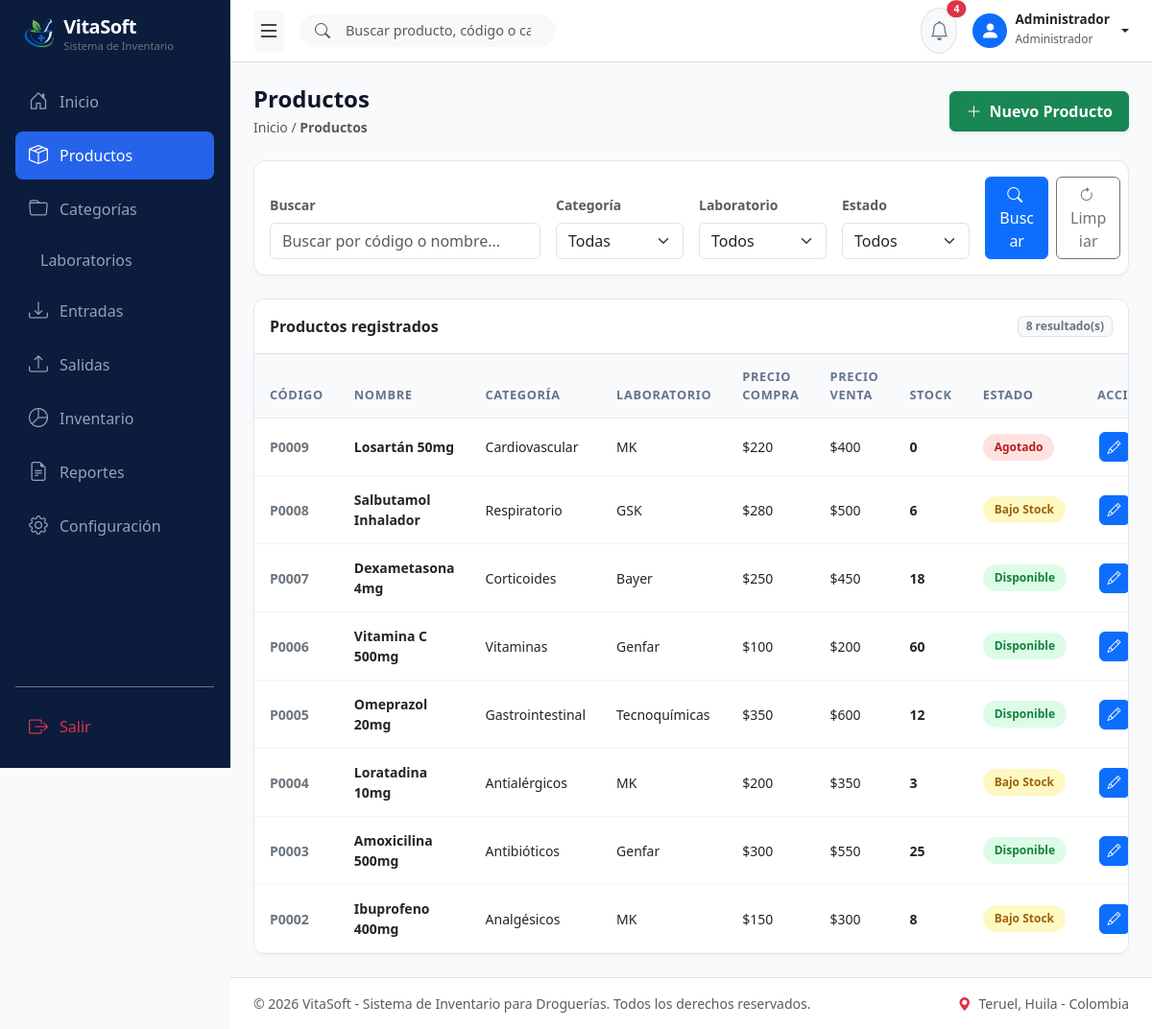
The app's page /productos.php (signed in) with its own data.
### tables this page shows
CREATE TABLE `productos` (
  `id` int NOT NULL,
  `codigo` varchar(50) NOT NULL,
  `nombre` varchar(180) NOT NULL,
  `categoria_id` int NOT NULL,
  `laboratorio_id` int NOT NULL,
  `precio_compra` decimal(12,2) NOT NULL DEFAULT '0.00',
  `precio_venta` decimal(12,2) NOT NULL DEFAULT '0.00',
  `stock` int NOT NULL DEFAULT '0',
  `stock_minimo` int NOT NULL DEFAULT '10',
  `unidad_medida` varchar(40) DEFAULT 'Unidad',
  `descripcion` varchar(255) DEFAULT NULL,
  `estado` enum('Activo','Inactivo') DEFAULT 'Activo',
  `fecha_registro` datetime DEFAULT CURRENT_TIMESTAMP
);

CREATE TABLE `categorias` (
  `id` int NOT NULL,
  `nombre` varchar(100) NOT NULL,
  `descripcion` varchar(255) DEFAULT NULL,
  `estado` enum('Activo','Inactivo') NOT NULL DEFAULT 'Activo',
  `fecha_creacion` datetime DEFAULT CURRENT_TIMESTAMP
);

CREATE TABLE `laboratorios` (
  `id` int NOT NULL,
  `nombre` varchar(120) NOT NULL,
  `descripcion` varchar(255) DEFAULT NULL,
  `logo` varchar(255) DEFAULT NULL,
  `pais` varchar(80) DEFAULT NULL,
  `estado` enum('Activo','Inactivo') NOT NULL DEFAULT 'Activo',
  `fecha_creacion` datetime DEFAULT CURRENT_TIMESTAMP
);

### productos.php (the view, shortened to what this page needs)
<?php
require "config/conexion.php";
$buscar = isset($_GET["buscar"]) ? trim($_GET["buscar"]) : "";
$sql = "
    SELECT p.*, c.nombre AS categoria, l.nombre AS laboratorio
    FROM productos p
    INNER JOIN categorias c ON c.id = p.categoria_id
    INNER JOIN laboratorios l ON l.id = p.laboratorio_id
    WHERE 1 = 1
";
$sql .= " ORDER BY p.id DESC";
$stmtProductos = $conexion->prepare($sql);
$stmtProductos->execute();
$rows = $stmtProductos->get_result();
$notificaciones = array();
$consultaNotificaciones = $conexion->query(
    "SELECT id, codigo, nombre, stock, stock_minimo FROM productos WHERE estado = 'Activo' AND stock <= stock_minimo ORDER BY stock ASC, nombre ASC LIMIT 10"
);
while ($n = $consultaNotificaciones->fetch_assoc()) {
    $notificaciones[] = $n;
}
$totalNotificaciones = count($notificaciones);
?><!DOCTYPE html>
<html lang="es">
<head>
  <link href="https://cdn.jsdelivr.net/npm/bootstrap@5.3.0/dist/css/bootstrap.min.css" rel="stylesheet">
  <link rel="stylesheet" href="https://cdn.jsdelivr.net/npm/bootstrap-icons@1.11.0/font/bootstrap-icons.css">
</head>
<body>
  <aside class="sidebar p-3 d-flex flex-column" id="sidebar">
    <div class="d-flex align-items-center mb-4 ps-2 gap-2">
      <img src="img/logo.png" alt="VitaSoft Logo" style="height: 38px; width: auto; object-fit: contain;">
      <div>
        <h5 class="fw-bold mb-0 text-white" style="letter-spacing: -0.5px;">VitaSoft</h5>
        <small class="text-secondary d-block" style="font-size: 0.7rem;">Sistema de Inventario</small>
      </div>
    </div>
    <nav class="nav flex-column gap-1">
      <a class="nav-link" href="inicio.php"><i class="bi bi-house-door fs-5"></i> Inicio</a>
      <a class="nav-link active" href="productos.php"><i class="bi bi-box-seam fs-5"></i> Productos</a>
      <a class="nav-link" href="categorias.php"><i class="bi bi-folder fs-5"></i> Categorías</a>
      <a class="nav-link" href="laboratorios.php"><i class="bi bi-flask fs-5"></i> Laboratorios</a>
      <a class="nav-link" href="entradas.php"><i class="bi bi-download fs-5"></i> Entradas</a>
      <a class="nav-link" href="salidas.php"><i class="bi bi-upload fs-5"></i> Salidas</a>
      <a class="nav-link" href="inventario.php"><i class="bi bi-pie-chart fs-5"></i> Inventario</a>
      <a class="nav-link" href="reportes.php"><i class="bi bi-file-earmark-text fs-5"></i> Reportes</a>
      <a class="nav-link" href="configuracion.php"><i class="bi bi-gear fs-5"></i> Configuración</a>
    </nav>
    <div class="mt-auto pt-3 border-top border-secondary">
      <a class="nav-link text-danger" href="logout.php"><i class="bi bi-box-arrow-right fs-5"></i> Salir</a>
    </div>
  </aside>
  <div class="main-wrapper">
    <header class="bg-white border-bottom px-4 py-2 d-flex align-items-center justify-content-between sticky-top">
      <div class="d-flex align-items-center gap-3">
        <button class="btn btn-light border-0 shadow-none p-1 fs-4" id="btnToggleSidebar" type="button" title="Ocultar/Mostrar menú">
          <i class="bi bi-list"></i>
        </button>
        <form class="d-flex position-relative flex-grow-1 my-1" style="max-width: 420px;" action="productos.php" method="GET">
          <input class="form-control bg-light border-0 ps-5 rounded-pill" style="font-size: 0.9rem;" type="search" name="buscar" value="<?= htmlspecialchars($buscar) ?>" placeholder="Buscar producto, código o categoría...">
          <i class="bi bi-search position-absolute top-50 start-0 translate-middle-y ms-3 text-muted"></i>
        </form>
      </div>
      <div class="d-flex align-items-center gap-3">
        <div class="dropdown">
          <button class="btn btn-light position-relative rounded-circle p-2 border" type="button" data-bs-toggle="dropdown" aria-expanded="false">
            <i class="bi bi-bell fs-5 text-secondary"></i>
            <?php if ($totalNotificaciones > 0): ?>
              <span class="position-absolute top-0 start-100 translate-middle badge rounded-pill bg-danger" style="font-size: 0.65rem;">
                <?= $totalNotificaciones ?>
              </span>
            <?php endif; ?>
          </button>
        </div>
        <div class="dropdown">
          <a class="d-flex align-items-center text-decoration-none dropdown-toggle text-dark gap-2" href="#" role="button" data-bs-toggle="dropdown">
            <div class="bg-primary text-white rounded-circle d-flex align-items-center justify-content-center" style="width: 36px; height: 36px;">
              <i class="bi bi-person-fill fs-5"></i>
            </div>
            <div class="text-start d-none d-sm-block">
              <span class="fw-bold d-block lh-1" style="font-size: 0.85rem;"><?= htmlspecialchars($_SESSION["usuario_nombre"] ?? 'Administrador') ?></span>
              <small class="text-muted" style="font-size: 0.75rem;">Administrador</small>
            </div>
          </a>
        </div>
      </div>
    </header>
    <main class="p-4">
      <div class="d-flex justify-content-between align-items-center mb-4">
          <div>
              <h4 class="fw-bold mb-1" style="color: #0f172a;">Productos</h4>
              <div class="text-muted small">Inicio / <strong>Productos</strong></div>
          </div>
          <button type="button" class="btn btn-success px-3 py-2 fw-semibold shadow-sm" data-bs-toggle="modal" data-bs-target="#modalProducto" onclick="nuevoProducto()">
              <i class="bi bi-plus-lg me-1"></i> Nuevo Producto
          </button>
      </div>
      <div class="card card-custom p-3 mb-4">
          <form method="GET" action="productos.php">
              <div class="row g-3 align-items-end">
                  <div class="col-md-4">
                      <label class="form-label small fw-semibold text-muted">Buscar</label>
                      <input type="text" name="buscar" value="<?= htmlspecialchars($buscar) ?>" class="form-control" placeholder="Buscar por código o nombre...">
                  </div>
                  <div class="col-md-2">
                      <label class="form-label small fw-semibold text-muted">Categoría</label>
                      <select name="categoria" class="form-select">
                          <option value="0">Todas</option>
                      </select>
                  </div>
                  <div class="col-md-2">
                      <label class="form-label small fw-semibold text-muted">Laboratorio</label>
                      <select name="laboratorio" class="form-select">
                          <option value="0">Todos</option>
                      </select>
                  </div>
                  <div class="col-md-2">
                      <label class="form-label small fw-semibold text-muted">Estado</label>
                      <select name="estado" class="form-select">
                          <option value="">Todos</option>
                      </select>
                  </div>
                  <div class="col-md-2 d-flex gap-2">
                      <button type="submit" class="btn btn-primary w-50 fw-medium"><i class="bi bi-search me-1"></i> Buscar</button>
                      <a href="productos.php" class="btn btn-outline-secondary w-50 fw-medium"><i class="bi bi-arrow-clockwise me-1"></i> Limpiar</a>
                  </div>
              </div>
          </form>
      </div>
      <div class="card card-custom overflow-hidden">
          <div class="card-header bg-white py-3 border-bottom d-flex justify-content-between align-items-center">
              <strong class="text-dark">Productos registrados</strong>
              <span class="badge bg-light text-secondary border px-2 py-1"><?= $rows->num_rows ?> resultado(s)</span>
          </div>
          <div class="table-responsive">
              <table class="table table-hover align-middle mb-0 table-custom">
                  <thead>
                      <tr>
                          <th>Código</th>
                          <th>Nombre</th>
                          <th>Categoría</th>
                          <th>Laboratorio</th>
                          <th>Precio Compra</th>
                          <th>Precio Venta</th>
                          <th>Stock</th>
                          <th>Estado</th>
                          <th class="text-end">Acciones</th>
                      </tr>
                  </thead>
                  <tbody>
                  <?php while ($p = $rows->fetch_assoc()): ?>
                      <tr>
                          <td class="fw-semibold text-secondary"><?= htmlspecialchars($p["codigo"]) ?></td>
                          <td><strong class="text-dark"><?= htmlspecialchars($p["nombre"]) ?></strong></td>
                          <td><?= htmlspecialchars($p["categoria"]) ?></td>
                          <td><?= htmlspecialchars($p["laboratorio"]) ?></td>
                          <td>$<?= number_format($p["precio_compra"], 0, ",", ".") ?></td>
                          <td>$<?= number_format($p["precio_venta"], 0, ",", ".") ?></td>
                          <td><strong><?= (int)$p["stock"] ?></strong></td>
                          <td>
                              <?php
                              $stock = (int)$p["stock"];
                              $minimo = (int)$p["stock_minimo"];
                              if ($stock <= 0) {
                                  echo '<span class="badge-agotado">Agotado</span>';
                              } elseif ($stock <= $minimo) {
                                  echo '<span class="badge-bajo">Bajo Stock</span>';
                              } else {
                                  echo '<span class="badge-disponible">Disponible</span>';
                              }
                              ?>
                          </td>
                          <td class="text-end">
                              <div class="d-flex gap-1 justify-content-end">
                                  <button type="button" class="btn btn-sm btn-primary rounded-2 px-2" title="Editar" data-bs-toggle="modal" data-bs-target="#modalProducto" onclick='editarProducto(<?= json_encode($p, JSON_HEX_TAG | JSON_HEX_APOS | JSON_HEX_QUOT | JSON_HEX_AMP) ?>)'>
                                      <i class="bi bi-pencil"></i>
                                  </button>
                              </div>
                          </td>
                      </tr>
                  <?php endwhile; ?>
                  </tbody>
              </table>
          </div>
      </div>
    </main>
    <footer class="bg-white border-top py-3 px-4 mt-auto">
      <div class="d-flex flex-column flex-sm-row justify-content-between align-items-center text-muted small">
        <div>© <?= date('Y') ?> VitaSoft - Sistema de Inventario para Droguerías. Todos los derechos reservados.</div>
        <div><i class="bi bi-geo-alt-fill text-danger me-1"></i> Teruel, Huila - Colombia</div>
      </div>
    </footer>
  </div>
</body>
</html>

### productos.php (style rules this page uses)
body { background-color: #f8fafc !important; font-family: 'Segoe UI', system-ui, -apple-system, sans-serif; color: #334155; overflow-x: hidden; }
.sidebar { width: 240px; position: fixed; top: 0; left: 0; height: 100vh; background: #0b1c3d; border-right: 1px solid #1e293b; z-index: 1000; transition: all 0.3s ease-in-out; }
.main-wrapper { margin-left: 240px; min-height: 100vh; display: flex; flex-direction: column; background-color: #f8fafc !important; transition: all 0.3s ease-in-out; }
.nav-link { color: #94a3b8; font-weight: 500; border-radius: 8px; margin-bottom: 2px; padding: 10px 14px; display: flex; align-items: center; gap: 12px; }
.nav-link.active { background-color: #2563eb; color: #ffffff !important; }
.card-custom { border: 1px solid #e2e8f0; border-radius: 12px; background: #ffffff; box-shadow: 0 4px 6px -1px rgba(0, 0, 0, 0.03), 0 2px 4px -1px rgba(0, 0, 0, 0.02); }
.table-custom th { font-size: 0.8rem; text-transform: uppercase; letter-spacing: 0.05em; color: #64748b; font-weight: 600; background-color: #f8fafc; border-bottom: 1px solid #e2e8f0; padding: 14px 16px; }
.table-custom td { font-size: 0.875rem; vertical-align: middle; border-bottom: 1px solid #f1f5f9; padding: 14px 16px; }
.badge-disponible { background-color: #dcfce7; color: #15803d; border-radius: 20px; padding: 5px 12px; font-weight: 600; font-size: 0.75rem; display: inline-block; }
.badge-bajo { background-color: #fef9c3; color: #a16207; border-radius: 20px; padding: 5px 12px; font-weight: 600; font-size: 0.75rem; display: inline-block; }
.badge-agotado { background-color: #fee2e2; color: #b91c1c; border-radius: 20px; padding: 5px 12px; font-weight: 600; font-size: 0.75rem; display: inline-block; }

### records on screen
productos: codigo "P0009", nombre "Losartán 50mg", categoria.nombre "Cardiovascular", laboratorio.nombre "MK", precio_compra "220", precio_venta "400", stock "0", shows "Agotado"
productos: codigo "P0008", nombre "Salbutamol Inhalador", categoria.nombre "Respiratorio", laboratorio.nombre "GSK", precio_compra "280", precio_venta "500", stock "6", stock_minimo "Bajo Stock"
productos: codigo "P0007", nombre "Dexametasona 4mg", categoria.nombre "Corticoides", laboratorio.nombre "Bayer", precio_compra "250", precio_venta "450", stock "18", stock_minimo "Disponible"
productos: codigo "P0006", nombre "Vitamina C 500mg", categoria.nombre "Vitaminas", laboratorio.nombre "Genfar", precio_compra "100", precio_venta "200", stock "60", stock_minimo "Disponible"
productos: codigo "P0005", nombre "Omeprazol 20mg", categoria.nombre "Gastrointestinal", laboratorio.nombre "Tecnoquímicas", precio_compra "350", precio_venta "600", stock "12", stock_minimo "Disponible"
productos: codigo "P0004", nombre "Loratadina 10mg", categoria.nombre "Antialérgicos", laboratorio.nombre "MK", precio_compra "200", precio_venta "350", stock "3", stock_minimo "Bajo Stock"
productos: codigo "P0003", nombre "Amoxicilina 500mg", categoria.nombre "Antibióticos", laboratorio.nombre "Genfar", precio_compra "300", precio_venta "550", stock "25", stock_minimo "Disponible"
productos: codigo "P0002", nombre "Ibuprofeno 400mg", categoria.nombre "Analgésicos", laboratorio.nombre "MK", precio_compra "150", precio_venta "300", stock "8", stock_minimo "Bajo Stock"

### other values on screen
$totalNotificaciones "4"
$_SESSION["usuario_nombre"] "Administrador"
$rows->num_rows "8"
